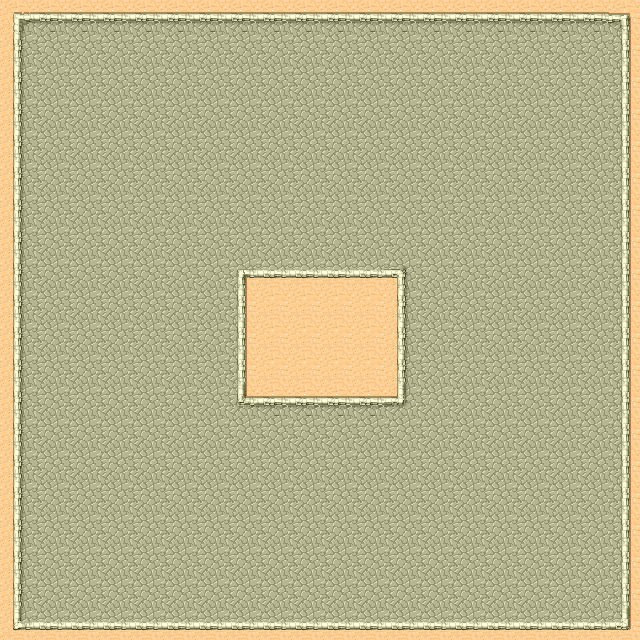

This is a level from a 2D game, rendered from its Tiled map with the project's own tilesets. A one-line summary and the map file follow, with tile-layer data summarised:
An orthogonal 20x20 tile map with 32x32 px tiles, 3 tile layers (Collision, Spawn, Visible).

<map version="1.0" orientation="orthogonal" width="20" height="20" tilewidth="32" tileheight="32">
 <tileset firstgid="1" name="tmw_desert_spacing" tilewidth="32" tileheight="32" spacing="1" margin="1">
  <image source="tmw_desert_spacing.png" width="265" height="199" />
  <tile id="31">
   <properties>
    <property name="blocked" value="true" />
   </properties>
  </tile>
  <tile id="45">
   <properties>
    <property name="spawnBasicZombie" value="true" />
   </properties>
  </tile>
  <tile id="46">
   <properties>
    <property name="spawnPlayer" value="true" />
   </properties>
  </tile>
 </tileset>
 <layer name="Collision" width="20" height="20">
  <data>[400 cells, 94 non-empty, 1 distinct tile ids]</data>
 </layer>
 <layer name="Spawn" width="20" height="20">
  <data>[400 cells, 10 non-empty, 2 distinct tile ids]</data>
 </layer>
 <layer name="Visible" width="20" height="20">
  <data>[400 cells, 400 non-empty, 14 distinct tile ids]</data>
 </layer>
</map>
